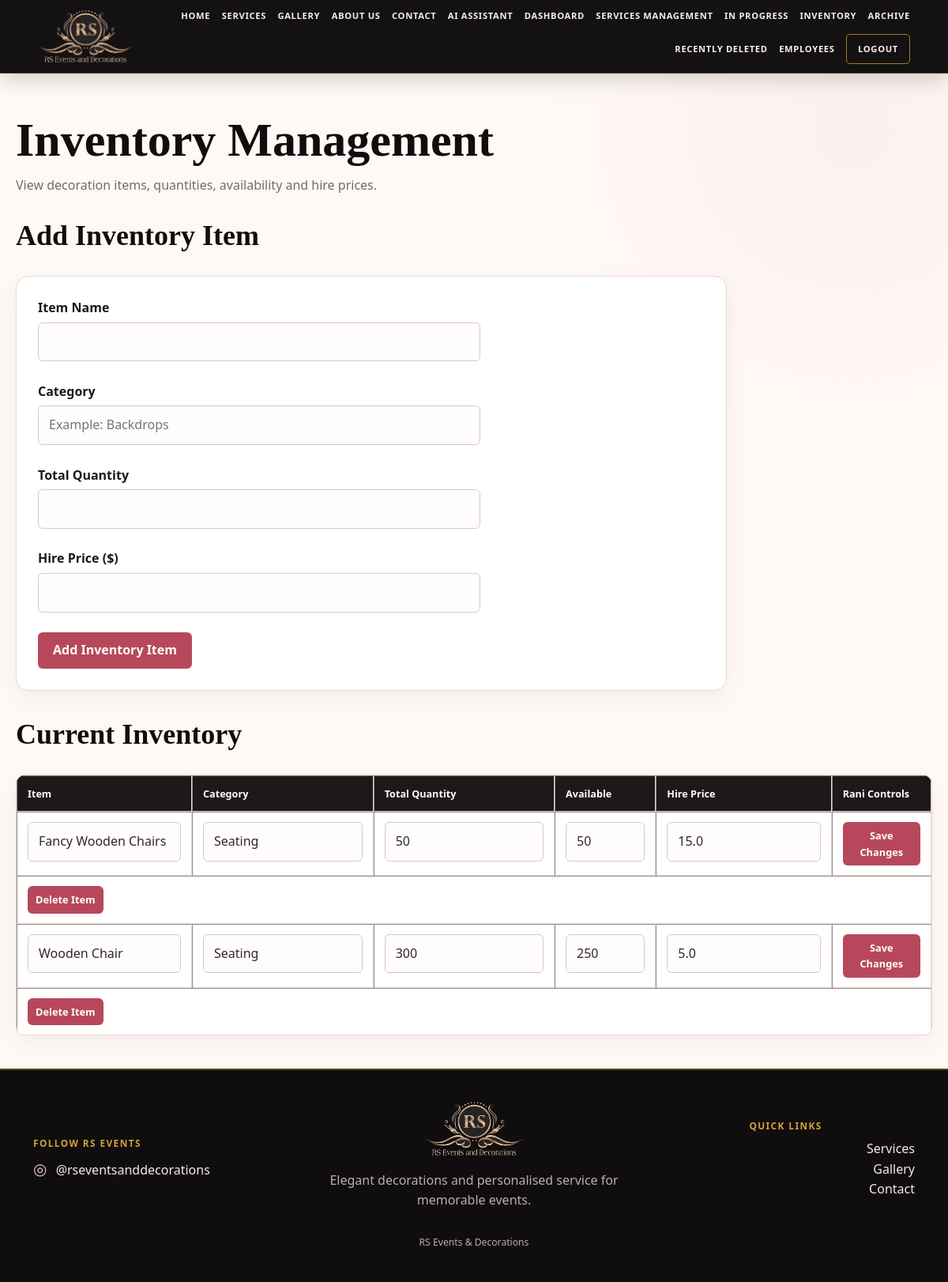
/inventory (signed in), run on the app's committed database.
### tables this page shows
CREATE TABLE Inventory (

    ItemID INTEGER PRIMARY KEY AUTOINCREMENT,

    ItemName TEXT NOT NULL,

    Category TEXT NOT NULL,

    Quantity INTEGER NOT NULL,

    AvailableQuantity INTEGER NOT NULL,

    HirePrice REAL NOT NULL

);

### app.py (the view, shortened to what this page needs)
@app.route("/inventory", methods=["GET", "POST"])
@login_required
def inventory():
    error = None
    success = None
    connection = get_connection()
    cursor = connection.cursor()
    cursor.execute("""
        SELECT *
        FROM Inventory
        ORDER BY Category ASC, ItemName ASC
    """)
    inventory_items = cursor.fetchall()
    connection.close()
    return render_template(
        "inventory.html",
        inventory_items=inventory_items,
        error=error,
        success=success,
        role=session.get("role")
    )

### app.py (called while the page is built)
def login_required(route_function):
    @wraps(route_function)
    def protected_route(*args, **kwargs):
        if session.get("logged_in") is not True:
            return redirect(url_for("login"))
        return route_function(*args, **kwargs)
    return protected_route

### database.py (called while the page is built)
def get_connection():
    connection = sqlite3.connect(DATABASE)
    connection.row_factory = sqlite3.Row
    connection.execute(
        "PRAGMA foreign_keys = ON"
    )
    return connection

### templates/inventory.html (shortened to what this page needs)
{% extends "base.html" %}
{% block content %}
<h1>Inventory Management</h1>
<p>
    View decoration items, quantities, availability and hire prices.
</p>
{% if session.get("role") == "admin" and session.get("username") == "rani" %}
    <section class="inventory-form-section">
        <h2>Add Inventory Item</h2>
        <form method="POST">
            <label>Item Name</label><br>
            <input
                type="text"
                name="item_name"
                required
            ><br><br>
            <label>Category</label><br>
            <input
                type="text"
                name="category"
                placeholder="Example: Backdrops"
                required
            ><br><br>
            <label>Total Quantity</label><br>
            <input
                type="number"
                name="quantity"
                min="0"
                required
            ><br><br>
            <label>Hire Price ($)</label><br>
            <input
                type="number"
                name="hire_price"
                min="0"
                step="0.01"
                required
            ><br><br>
            <button type="submit">
                Add Inventory Item
            </button>
        </form>
    </section>
{% endif %}
<section class="inventory-table-section">
    <h2>Current Inventory</h2>
    {% if inventory_items %}
        <table border="1" cellpadding="10">
            <tr>
                <th>Item</th>
                <th>Category</th>
                <th>Total Quantity</th>
                <th>Available</th>
                <th>Hire Price</th>
                {% if session.get("role") == "admin" and session.get("username") == "rani" %}
                    <th>Rani Controls</th>
                {% endif %}
            </tr>
            {% for item in inventory_items %}
                <tr>
                    {% if session.get("role") == "admin" and session.get("username") == "rani" %}
                        <form
                            method="POST"
                            action="{{ url_for('edit_inventory_item', item_id=item.ItemID) }}"
                        >
                            <td>
                                <input
                                    type="text"
                                    name="item_name"
                                    value="{{ item.ItemName }}"
                                    required
                                >
                            </td>
                            <td>
                                <input
                                    type="text"
                                    name="category"
                                    value="{{ item.Category }}"
                                    required
                                >
                            </td>
                            <td>
                                <input
                                    type="number"
                                    name="quantity"
                                    value="{{ item.Quantity }}"
                                    min="0"
                                    required
                                >
                            </td>
                            <td>
                                <input
                                    type="number"
                                    name="available_quantity"
                                    value="{{ item.AvailableQuantity }}"
                                    min="0"
                                    max="{{ item.Quantity }}"
                                    required
                                >
                            </td>
                            <td>
                                <input
                                    type="number"
                                    name="hire_price"
                                    value="{{ item.HirePrice or 0 }}"
                                    min="0"
                                    step="0.01"
                                    required
                                >
                            </td>
                            <td>
                                <button type="submit">
                                    Save Changes
                                </button>
                            </td>
                        </form>
                    {% endif %}
                </tr>
                {% if session.get("role") == "admin" and session.get("username") == "rani" %}
                    <tr>
                        <td colspan="6">
                            <form
                                method="POST"
                                action="{{ url_for('delete_inventory_item', item_id=item.ItemID) }}"
                                onsubmit="return confirm('Delete this inventory item permanently?');"
                            >
                                <button type="submit">
                                    Delete Item
                                </button>
                            </form>
                        </td>
                    </tr>
                {% endif %}
            {% endfor %}
        </table>
    {% else %}
        <p>No inventory items have been added yet.</p>
    {% endif %}
</section>
{% endblock %}

### static/css/style.css (style rules this page uses)
:root { --black: #100d0e; --black-soft: #1d1819; --wine: #8b1e3f; --rose: #b7485c; --rose-dark: #96384b; --blush: #ebc7c7; --pink: #f7eae8; --cream: #fff9f5; --cream-deep: #f3e5dc; --gold: #d4a137; --gold-light: #ead39a; --text: #302729; --muted: #77696b; --border: #ead8d2; --white: #ffffff; --shadow: 0 18px 45px rgba(60, 35, 38, 0.10); --radius: 16px; }
* { box-sizing: border-box; }
html { scroll-behavior: smooth; }
body { margin: 0; color: var(--text); background: radial-gradient(circle at 90% 10%, rgba(235, 199, 199, .18), transparent 25rem), var(--cream); font-family: "Segoe UI", Arial, sans-serif; line-height: 1.6; }
h1, h2, h3 { color: var(--black); font-family: Georgia, "Times New Roman", serif; line-height: 1.15; }
h1 { font-size: clamp(2.3rem, 5vw, 4.4rem); }
h2 { font-size: clamp(1.55rem, 3vw, 2.5rem); }
p { color: var(--muted); }
.site-main > :not(.home-hero):not(.services-heading):not(.page-heading) { width: min(1180px, calc(100% - 40px)); margin-left: auto; margin-right: auto; }
.site-main > h1:first-child { width: min(1180px, calc(100% - 40px)); margin: 50px auto 10px; }
.site-main > h1:first-child + p { width: min(1180px, calc(100% - 40px)); margin: 0 auto 25px; }
.button, button, input[type="submit"] { min-height: 43px; padding: 10px 19px; border: 0; border-radius: 6px; background: var(--rose); color: white; font: inherit; font-weight: 700; text-decoration: none; cursor: pointer; transition: .18s ease; }
form { max-width: 900px; margin-top: 20px; margin-bottom: 35px; padding: 27px; border: 1px solid var(--border); border-radius: var(--radius); background: white; box-shadow: 0 10px 28px rgba(60,35,38,.06); }
label { display: inline-block; margin-bottom: 5px; color: var(--black-soft); font-weight: 700; }
input, select, textarea { width: min(100%, 560px); padding: 11px 13px; color: var(--text); background: #fffdfb; border: 1px solid #dac8c2; border-radius: 6px; font: inherit; outline: none; }
table { width: min(1180px, 100%); margin: 22px 0 42px; border-collapse: separate; border-spacing: 0; overflow: hidden; border: 1px solid var(--border); border-radius: 11px; background: white; box-shadow: 0 10px 28px rgba(60,35,38,.06); }
th, td { padding: 12px 13px; vertical-align: top; text-align: left; border-bottom: 1px solid var(--border); }
th { color: white; background: var(--black-soft); font-size: .79rem; }
tr:last-child td { border-bottom: 0; }
td form { margin: 0; padding: 0; border: 0; border-radius: 0; background: transparent; box-shadow: none; }
td button { min-height: 33px; padding: 7px 10px; font-size: .80rem; }

### data on the page
Inventory: item_name "Fancy Wooden Chairs", category "Seating", quantity "50", available_quantity "50", hire_price "15.0"
Inventory: item_name "Wooden Chair", category "Seating", quantity "300", available_quantity "250", hire_price "5.0"
